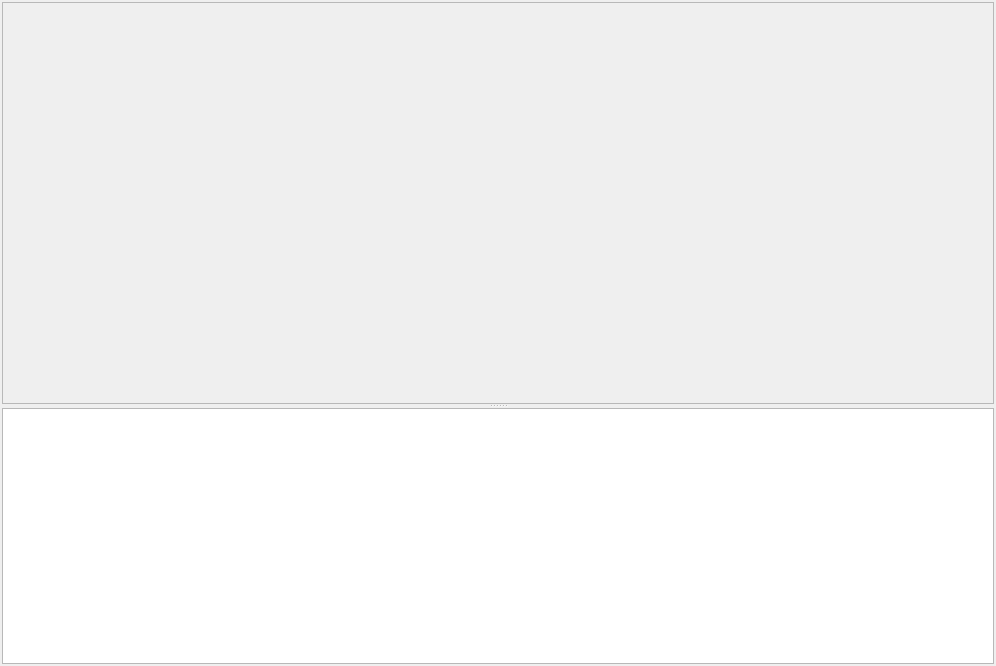
  <widget class="QWidget" name="MainWindowLayout" >
   <property name="geometry" >
    <rect>
     <x>0</x>
     <y>125</y>
     <width>996</width>
     <height>666</height>
    </rect>
   </property>
   <layout class="QHBoxLayout" >
    <property name="spacing" >
     <number>4</number>
    </property>
    <property name="margin" >
     <number>2</number>
    </property>
    <item>
     <layout class="QVBoxLayout" >
      <property name="spacing" >
       <number>0</number>
      </property>
      <property name="margin" >
       <number>0</number>
      </property>
      <item>
       <widget class="TTabBar" native="1" name="ModelTabs" >
        <property name="sizePolicy" >
         <sizepolicy vsizetype="Fixed" hsizetype="Expanding" >
          <horstretch>255</horstretch>
          <verstretch>0</verstretch>
         </sizepolicy>
        </property>
       </widget>
      </item>
      <item>
       <widget class="QSplitter" name="MainSplitter" >
        <property name="orientation" >
         <enum>Qt::Vertical</enum>
        </property>
        <widget class="QFrame" name="ViewFrame" >
         <property name="frameShape" >
          <enum>QFrame::StyledPanel</enum>
         </property>
         <property name="frameShadow" >
          <enum>QFrame::Raised</enum>
         </property>
        </widget>
        <widget class="QTextEdit" name="TextDisplay" >
         <property name="sizePolicy" >
          <sizepolicy vsizetype="MinimumExpanding" hsizetype="Expanding" >
           <horstretch>255</horstretch>
           <verstretch>0</verstretch>
          </sizepolicy>
         </property>
         <property name="minimumSize" >
          <size>
           <width>0</width>
           <height>64</height>
          </size>
         </property>
         <property name="maximumSize" >
          <size>
           <width>16777215</width>
           <height>256</height>
          </size>
         </property>
         <property name="font" >
          <font>
           <family>Courier 10 Pitch</family>
          </font>
         </property>
         <property name="mouseTracking" >
          <bool>true</bool>
         </property>
         <property name="focusPolicy" >
          <enum>Qt::NoFocus</enum>
         </property>
         <property name="contextMenuPolicy" >
          <enum>Qt::DefaultContextMenu</enum>
         </property>
         <property name="acceptDrops" >
          <bool>false</bool>
         </property>
         <property name="horizontalScrollBarPolicy" >
          <enum>Qt::ScrollBarAlwaysOff</enum>
         </property>
         <property name="undoRedoEnabled" >
          <bool>false</bool>
         </property>
         <property name="readOnly" >
          <bool>true</bool>
         </property>
         <property name="acceptRichText" >
          <bool>false</bool>
         </property>
         <property name="textInteractionFlags" >
          <set>Qt::TextBrowserInteraction</set>
         </property>
        </widget>
       </widget>
      </item>
     </layout>
    </item>
   </layout>
  </widget>
